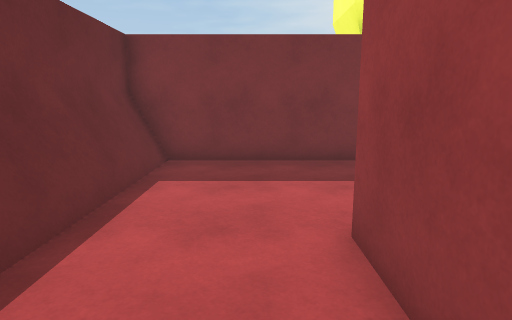
view 1 (above)

12 first-person views from a walk through a Unity game level. The camera is 1.5 m above the floor, tilts 10° down and sees 75° across. The floor is counted in squares, 1 m on a side. Each view is taken from the middle of a square. On the plan, view 1 faces up. The plan holds only what a view shows up to about 15 squares ahead; the rest is blank. The place goes on beyond the plan. The player is left out.

view 2
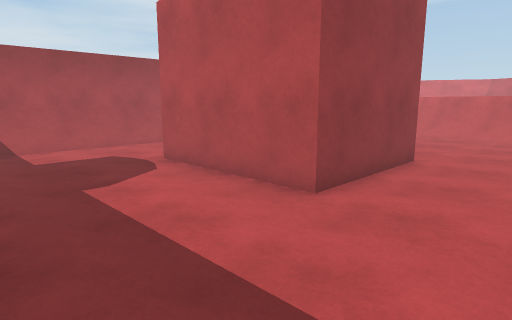

view 3
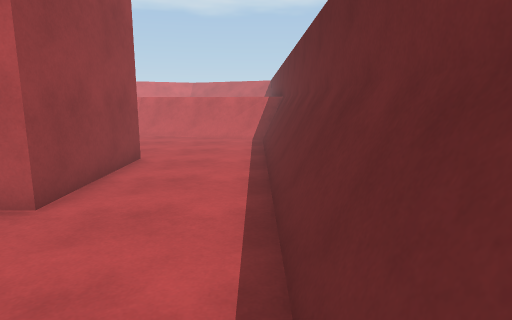

view 4
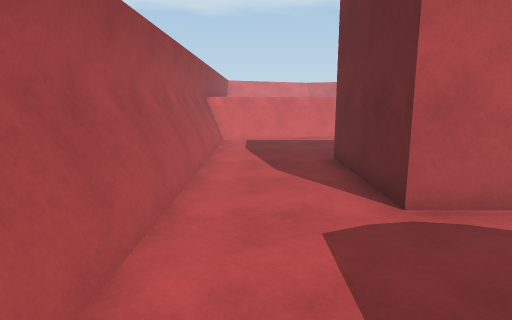

view 5
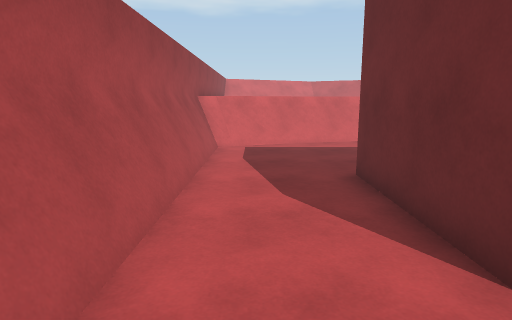

view 6
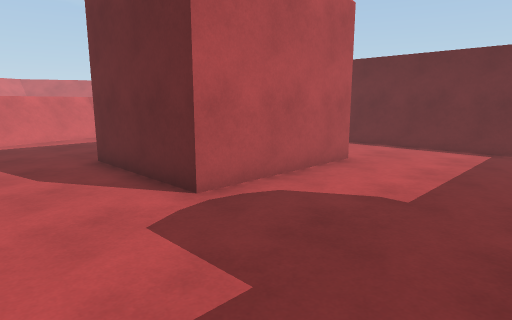

view 7
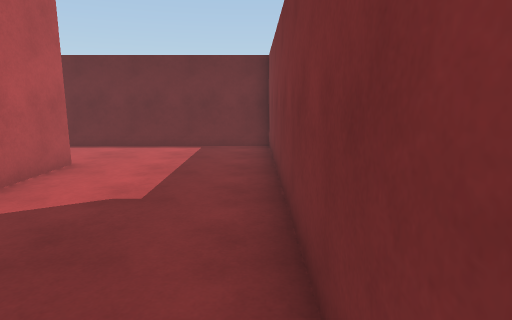

view 8
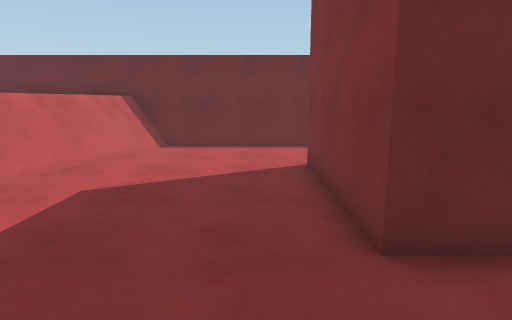

view 9
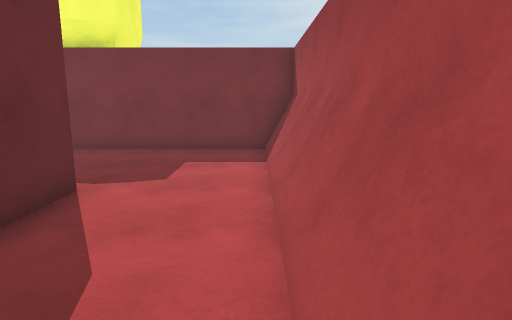

view 10
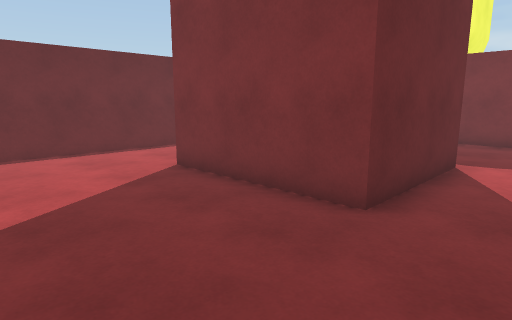

view 11
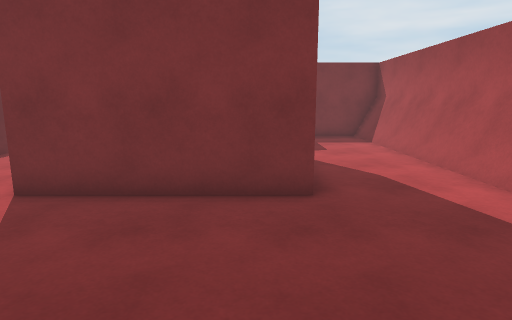

view 12
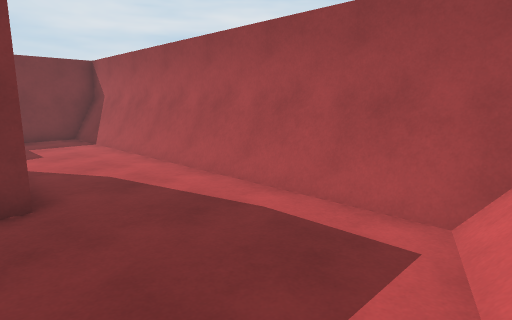

### Floor plan
Points are (right, up) in squares from view 1. A wall is a line through its corners. A room is listed if a view was taken in it or the views show most of it. See-through windows are left out.
Room 1 (views 1, 2, 3, 4, 5, 6, 7, 8, 9, 10, 11, 12)
walls: (1.1, 3.5) (5.9, 3.5) (5.9, -0.8) (1.1, -0.8) (1.1, 3.5); (-2.7, 8.5) (-2.7, -6); (-2.9, 8.5) (-2.9, -6.3) (3.6, -8.1) (9.9, -6.3) (9.9, 8.5); (-2.2, -6) (-1.3, -6.4); (-1.7, -6.3) (3.6, -7.8) (8.7, -6.3); (-2.4, -6.1) (-1.5, -6.4); (8.3, -6.3) (9.3, -6); (-2.4, -6.3) (-2, -6.5); (8.5, -6.4) (9.3, -6.1); (-2.5, -6.6) (3.3, -8.2); (8.9, -6.5) (9.4, -6.3); (9.7, -6.1) (9.7, 8.5); (10.1, -6.9) (10.1, 8.5) (-3.1, 8.5) (-3.1, -8)
low walls: (-0.5, -6) (3.4, -7) (7.6, -5.9); (-2, -5.5) (-0.1, -6.2); (7.1, -6) (8.9, -5.3); (-1, -6.1) (3.6, -7.4) (8.2, -6.2); (-2.1, -5.7) (-0.8, -6.2); (7.5, -6.1) (9, -5.6); (-1.3, -6.2) (3.5, -7.6); (-2.1, -5.9) (-1.1, -6.3); (-2.5, -5.7) (-2, -5.9); (9.4, -5.2) (9.4, -4.5); (7.8, -6.2) (9, -5.7); (-2.7, -5.8) (-2.2, -6); (8.1, -6.3) (9.1, -5.9); (-2.7, -6) (-2.2, -6.2); (9, -5.9) (9.5, -5.8)

Positions as (right, up) in squares from view 1, and headings:
1: (0, 0), facing up
2: (-2, 8), facing down-right
3: (-2, 8), facing down
4: (8, 8), facing down
5: (8, 6), facing down
6: (9, 8), facing down-left
7: (9, 8), facing left
8: (9, -2), facing left
9: (9, -2), facing up
10: (8, -5), facing up-left
11: (5, -6), facing up
12: (5, -6), facing up-right
